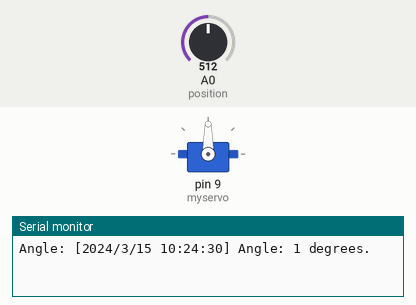
A sketch run on a simulated Arduino Uno, built with avr-gcc and run on an emulated ATmega328P. On the bench: servo, the last lines printed to the serial monitor. The test bench sets the inputs (shaded band); at power-on: A0 (position) = 512. The local clock reads 2024-03-15 10:24:30 at power-on unless the sketch sets it.

Above: at 1.2 s.
1.3 s: A0 (position) set to 716
At 4.2 s:
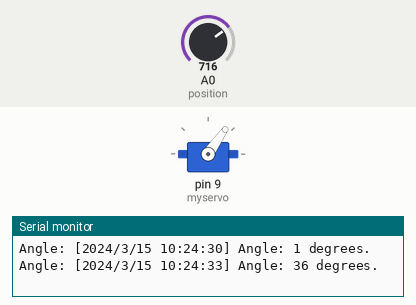
4.5 s: A0 (position) set to 900
At 6.9 s:
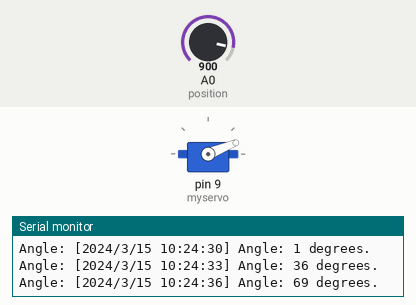
7.5 s: A0 (position) set to 1023
At 10.2 s:
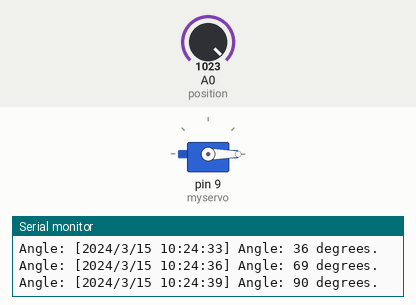
10.5 s: A0 (position) set to 306
At 12.9 s:
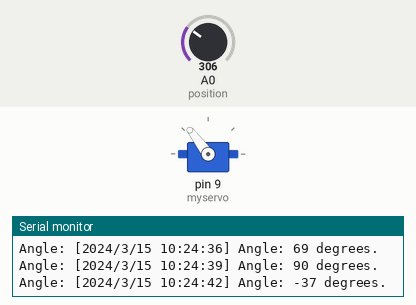
13.5 s: A0 (position) set to 122
At 16.2 s:
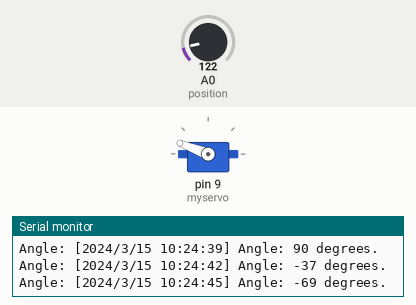
16.5 s: A0 (position) set to 80
At 18.9 s:
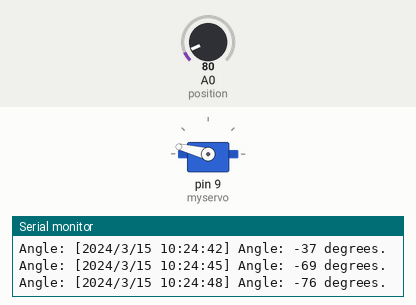
Timing chart, 0 to 20.4 s (numbered marks = the images above; inputs shaded):
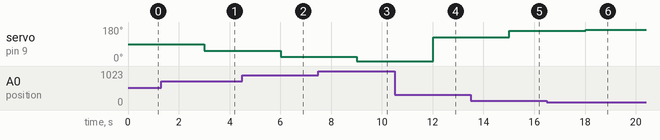

The sketch:

sketch.ino
```cpp
#include<Servo.h>  // define the servo for arduino
#include "RTClib.h" // import RTC library7
#include "SdFat.h"

RTC_DS1307 rtc;
#define CS_PIN 10

File file;
Servo myservo; //call servo object

//define variables and constants
int position=A0;  // synchronizing the poteniometer with connected channel A0
int val;
int angle;
int i;
int mappingArray[91];
int mappingArray1[91];
String time = "" ;


void setup() {
  File file;

  Serial.begin(115200);  // establishing relationship between arduino and RTC while specifying the data transfer rate/bandwidth


// setting up RTC
if(! rtc.begin()){  //setting up rtc
  Serial.println("could not find RTC");
  Serial.begin(115200);
  abort();
}

myservo.attach(9);  // synch gate 9 to transfer input to servo

}

void loop() {

  val= analogRead(position);
  val = map(val, 0,1023 , 180 , 0); //mapping from 2^10 to angle of 180 degrees
  myservo.write(val);
  delay(0);

  //setup date and time
  DateTime now =rtc.now();


   Serial.print("Angle: ");
angle= analogRead(position)/5.68888888889; // do calculate the angle

for (i=0; i<=90; i++){     //loops to fill up the mapping array 0 and 1
 mappingArray[i]= i;
}
for (i=0; i<=90; i++){
  mappingArray1[i]= -(i+1);
}


if (analogRead(position)>= 512){     // doing the correct mapping for mapingArray 0 and 1
angle= mappingArray[angle-89];
}

if(analogRead(position)<512){
  angle= mappingArray1[89-angle];
}

  time = "[" + String(now.year() ,DEC) +"/" + String(now.month(),DEC) + "/" + String(now.day() , DEC)
   + " " + String(now.hour() , DEC) + ":" + String(now.minute() ,DEC) +":" +String(now.second() ,DEC) +
   "] Angle: " + String(angle) + " degrees." ;
//Serial.println(time);

  file.println(time);
  Serial.println(time);

  delay(3000);


}
```

Measured:
- after the input at 1.3 s, servo on pin 9 (myservo): 90° → 55° after 1.7 s
- after the input at 4.5 s, servo on pin 9 (myservo): 55° → 22° after 1.5 s
- after the input at 7.5 s, servo on pin 9 (myservo): 22° → 0° after 1.5 s
- after the input at 10.5 s, servo on pin 9 (myservo): 0° → 127° after 1.5 s
- after the input at 13.5 s, servo on pin 9 (myservo): 127° → 159° after 1.5 s
- after the input at 16.5 s, servo on pin 9 (myservo): 159° → 166° after 1.5 s
